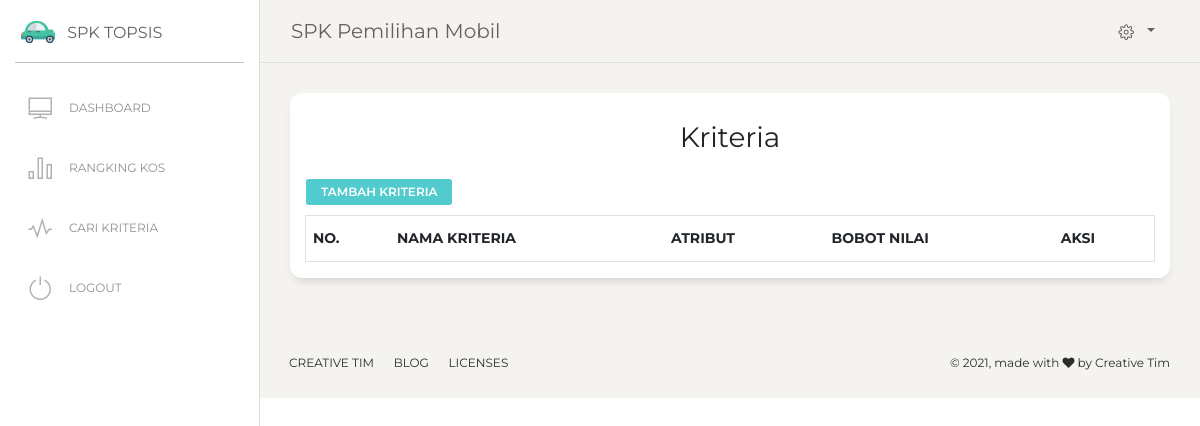
The app's page /kriteria.php (signed in), older data.
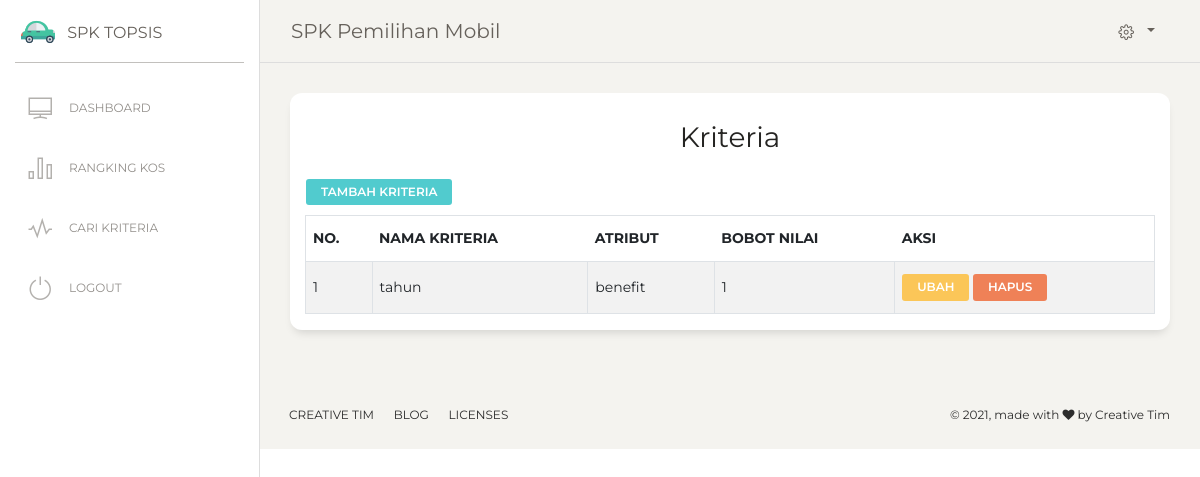
The same page, newer data.
### tables this page shows
CREATE TABLE `tb_kriteria` (
  `id_kriteria` int(11) NOT NULL,
  `atribut` varchar(50) NOT NULL,
  `bobot_nilai` varchar(50) NOT NULL,
  `nama_kriteria` varchar(50) NOT NULL
);

### kriteria.php (the view, shortened to what this page needs)
<?php
include 'header.php';
include 'menu.php';
?>
<div class="content">
  <div class="row">
    <div class="col-md-12">
      <div class="card ">
        <div class="card-header ">
          <h3 class="card-title"><center>Kriteria</h3>
          <a href="tambahkriteria.php" class="btn btn-primary btn-sm">Tambah Kriteria</a>
        <table id="example" class="table table-striped table-bordered" >
            <thead>
                <tr>
                    <th>No.</th>
                    <th>Nama kriteria</th>
                    <th>Atribut</th>
                    <th>Bobot Nilai</th>
                    <th>Aksi</th>
                </tr>
            </thead>
            <tbody>
                <?php
                $sql=mysql_query("SELECT * FROM tb_kriteria ORDER BY id_kriteria DESC");
                $no=1;
                while ($row=mysql_fetch_array($sql)){?>
                  <tr class='td' bgcolor='#FFF'>
                    <td><?php echo $no++ ?></td>
                    <td><?php echo $row['nama_kriteria'];?></td>
                    <td><?php echo $row['atribut'];?></td>
                    <td><?php echo $row['bobot_nilai'];?></td>
                    <td>
                        <a class="btn btn-warning btn-sm" href=editkriteria.php?idk=<?= $row['id_kriteria'] ?> >Ubah</a>
                        <a href="deletekriteria.php?idk=<?= $row['id_kriteria']; ?>"  class="btn btn-danger btn-sm"
                          onclick="return confirm('Anda yakin Hapus data Kriteria <?= $row['nama_kriteria']; ?> ?')">Hapus</a>
                    </td>
                  </tr>
                <?php }?>
            </tbody>
        </table>
        </div>
      </div>
    </div>
  </div>
</div>
<?php include 'footer.php' ?>

Row changes from the older to the newer data that the page shows:
added tb_kriteria: nama_kriteria "tahun", atribut "benefit", bobot_nilai "1"
